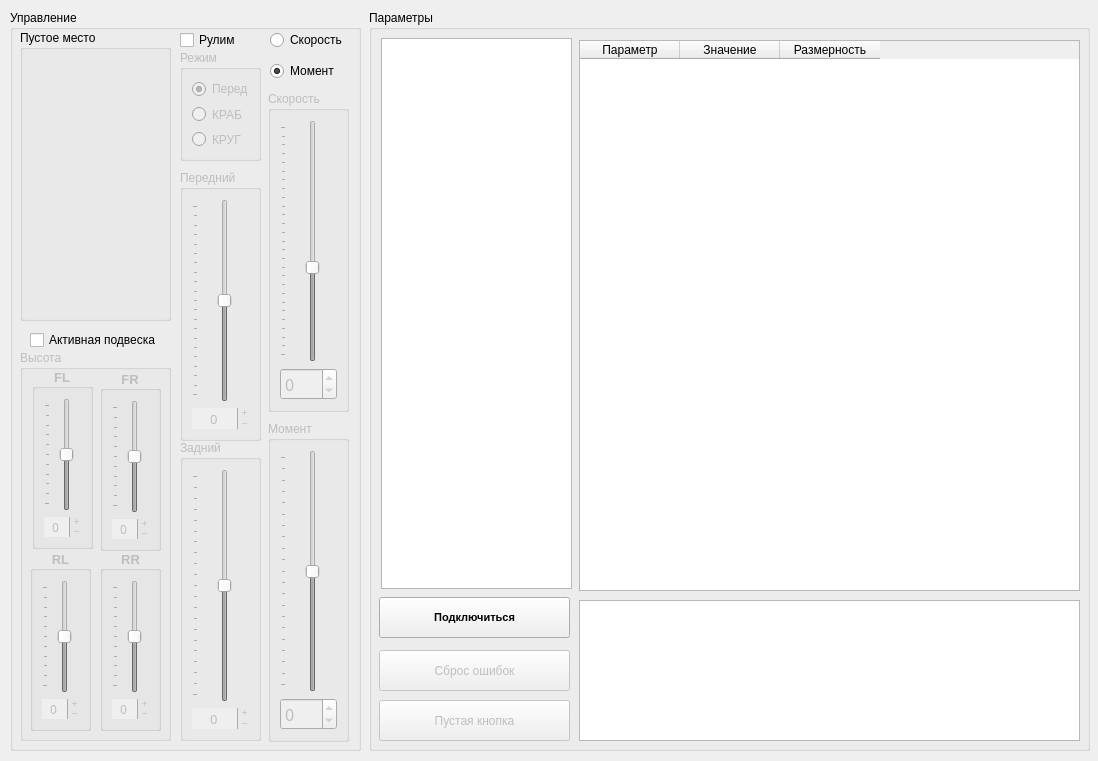
<?xml version="1.0" encoding="UTF-8"?>
<ui version="4.0">
 <class>MainWindow</class>
 <widget class="QMainWindow" name="MainWindow">
  <property name="geometry">
   <rect>
    <x>0</x>
    <y>0</y>
    <width>1098</width>
    <height>761</height>
   </rect>
  </property>
  <property name="sizePolicy">
   <sizepolicy hsizetype="Preferred" vsizetype="Preferred">
    <horstretch>2</horstretch>
    <verstretch>0</verstretch>
   </sizepolicy>
  </property>
  <property name="windowTitle">
   <string>Теневая для диностенда</string>
  </property>
  <property name="documentMode">
   <bool>false</bool>
  </property>
  <property name="dockOptions">
   <set>QMainWindow::AnimatedDocks</set>
  </property>
  <widget class="QWidget" name="centralwidget">
   <widget class="QGroupBox" name="groupBox_3">
    <property name="geometry">
     <rect>
      <x>369</x>
      <y>10</y>
      <width>721</width>
      <height>741</height>
     </rect>
    </property>
    <property name="title">
     <string>Параметры</string>
    </property>
    <widget class="QTextBrowser" name="errors_browser">
     <property name="geometry">
      <rect>
       <x>210</x>
       <y>590</y>
       <width>501</width>
       <height>141</height>
      </rect>
     </property>
    </widget>
    <widget class="QPushButton" name="reset_faults">
     <property name="enabled">
      <bool>false</bool>
     </property>
     <property name="geometry">
      <rect>
       <x>10</x>
       <y>640</y>
       <width>191</width>
       <height>41</height>
      </rect>
     </property>
     <property name="text">
      <string>Сброс ошибок</string>
     </property>
    </widget>
    <widget class="QPushButton" name="connect_btn">
     <property name="geometry">
      <rect>
       <x>10</x>
       <y>587</y>
       <width>191</width>
       <height>41</height>
      </rect>
     </property>
     <property name="sizePolicy">
      <sizepolicy hsizetype="Minimum" vsizetype="Minimum">
       <horstretch>0</horstretch>
       <verstretch>0</verstretch>
      </sizepolicy>
     </property>
     <property name="minimumSize">
      <size>
       <width>0</width>
       <height>0</height>
      </size>
     </property>
     <property name="baseSize">
      <size>
       <width>0</width>
       <height>0</height>
      </size>
     </property>
     <property name="font">
      <font>
       <pointsize>8</pointsize>
       <weight>75</weight>
       <bold>true</bold>
      </font>
     </property>
     <property name="text">
      <string>Подключиться</string>
     </property>
    </widget>
    <widget class="QTableWidget" name="vmu_param_table">
     <property name="geometry">
      <rect>
       <x>210</x>
       <y>30</y>
       <width>501</width>
       <height>551</height>
      </rect>
     </property>
     <column>
      <property name="text">
       <string>Параметр</string>
      </property>
     </column>
     <column>
      <property name="text">
       <string>Значение</string>
      </property>
     </column>
     <column>
      <property name="text">
       <string>Размерность</string>
      </property>
     </column>
    </widget>
    <widget class="QListWidget" name="blocks_list">
     <property name="geometry">
      <rect>
       <x>12</x>
       <y>28</y>
       <width>191</width>
       <height>551</height>
      </rect>
     </property>
    </widget>
    <widget class="QPushButton" name="reset_faults_2">
     <property name="enabled">
      <bool>false</bool>
     </property>
     <property name="geometry">
      <rect>
       <x>10</x>
       <y>690</y>
       <width>191</width>
       <height>41</height>
      </rect>
     </property>
     <property name="text">
      <string>Пустая кнопка</string>
     </property>
    </widget>
   </widget>
   <widget class="QGroupBox" name="command_box">
    <property name="geometry">
     <rect>
      <x>10</x>
      <y>10</y>
      <width>351</width>
      <height>741</height>
     </rect>
    </property>
    <property name="sizePolicy">
     <sizepolicy hsizetype="Preferred" vsizetype="Maximum">
      <horstretch>0</horstretch>
      <verstretch>0</verstretch>
     </sizepolicy>
    </property>
    <property name="minimumSize">
     <size>
      <width>0</width>
      <height>650</height>
     </size>
    </property>
    <property name="title">
     <string>Управление </string>
    </property>
    <widget class="QGroupBox" name="steer_mode_box">
     <property name="enabled">
      <bool>false</bool>
     </property>
     <property name="geometry">
      <rect>
       <x>170</x>
       <y>40</y>
       <width>81</width>
       <height>111</height>
      </rect>
     </property>
     <property name="title">
      <string>Режим</string>
     </property>
     <layout class="QVBoxLayout" name="verticalLayout_3">
      <item>
       <widget class="QRadioButton" name="front_mode_rb">
        <property name="text">
         <string>Перед</string>
        </property>
        <property name="checked">
         <bool>true</bool>
        </property>
       </widget>
      </item>
      <item>
       <widget class="QRadioButton" name="crab_mode_rb">
        <property name="text">
         <string>КРАБ</string>
        </property>
       </widget>
      </item>
      <item>
       <widget class="QRadioButton" name="circle_mode_rb">
        <property name="text">
         <string>КРУГ</string>
        </property>
       </widget>
      </item>
     </layout>
    </widget>
    <widget class="QGroupBox" name="power_box">
     <property name="enabled">
      <bool>false</bool>
     </property>
     <property name="geometry">
      <rect>
       <x>258</x>
       <y>411</y>
       <width>81</width>
       <height>321</height>
      </rect>
     </property>
     <property name="title">
      <string>Момент</string>
     </property>
     <layout class="QVBoxLayout" name="verticalLayout_2" stretch="0,0">
      <item>
       <widget class="QSlider" name="power_slider">
        <property name="enabled">
         <bool>false</bool>
        </property>
        <property name="sizePolicy">
         <sizepolicy hsizetype="Preferred" vsizetype="Expanding">
          <horstretch>0</horstretch>
          <verstretch>0</verstretch>
         </sizepolicy>
        </property>
        <property name="layoutDirection">
         <enum>Qt::LeftToRight</enum>
        </property>
        <property name="minimum">
         <number>-100</number>
        </property>
        <property name="maximum">
         <number>100</number>
        </property>
        <property name="value">
         <number>0</number>
        </property>
        <property name="orientation">
         <enum>Qt::Vertical</enum>
        </property>
        <property name="tickPosition">
         <enum>QSlider::TicksAbove</enum>
        </property>
       </widget>
      </item>
      <item>
       <widget class="QSpinBox" name="power_spinbox">
        <property name="enabled">
         <bool>false</bool>
        </property>
        <property name="font">
         <font>
          <family>Impact</family>
          <pointsize>12</pointsize>
         </font>
        </property>
        <property name="minimum">
         <number>-100</number>
        </property>
        <property name="maximum">
         <number>100</number>
        </property>
       </widget>
      </item>
     </layout>
    </widget>
    <widget class="QGroupBox" name="front_steer_box">
     <property name="enabled">
      <bool>false</bool>
     </property>
     <property name="geometry">
      <rect>
       <x>170</x>
       <y>160</y>
       <width>81</width>
       <height>271</height>
      </rect>
     </property>
     <property name="title">
      <string>Передний</string>
     </property>
     <layout class="QVBoxLayout" name="verticalLayout_4">
      <item>
       <widget class="QSlider" name="front_steer_slider">
        <property name="sizePolicy">
         <sizepolicy hsizetype="Preferred" vsizetype="Expanding">
          <horstretch>0</horstretch>
          <verstretch>0</verstretch>
         </sizepolicy>
        </property>
        <property name="font">
         <font>
          <family>Impact</family>
          <pointsize>10</pointsize>
         </font>
        </property>
        <property name="minimum">
         <number>-1000</number>
        </property>
        <property name="maximum">
         <number>1000</number>
        </property>
        <property name="singleStep">
         <number>10</number>
        </property>
        <property name="pageStep">
         <number>100</number>
        </property>
        <property name="tracking">
         <bool>false</bool>
        </property>
        <property name="orientation">
         <enum>Qt::Vertical</enum>
        </property>
        <property name="tickPosition">
         <enum>QSlider::TicksAbove</enum>
        </property>
       </widget>
      </item>
      <item>
       <widget class="QSpinBox" name="front_steer_spinbox">
        <property name="font">
         <font>
          <family>Impact</family>
          <pointsize>10</pointsize>
         </font>
        </property>
        <property name="frame">
         <bool>false</bool>
        </property>
        <property name="alignment">
         <set>Qt::AlignCenter</set>
        </property>
        <property name="readOnly">
         <bool>false</bool>
        </property>
        <property name="buttonSymbols">
         <enum>QAbstractSpinBox::PlusMinus</enum>
        </property>
        <property name="keyboardTracking">
         <bool>false</bool>
        </property>
        <property name="minimum">
         <number>-1000</number>
        </property>
        <property name="maximum">
         <number>1000</number>
        </property>
        <property name="singleStep">
         <number>10</number>
        </property>
       </widget>
      </item>
     </layout>
    </widget>
    <widget class="QGroupBox" name="rear_steer_box">
     <property name="enabled">
      <bool>false</bool>
     </property>
     <property name="geometry">
      <rect>
       <x>170</x>
       <y>430</y>
       <width>81</width>
       <height>301</height>
      </rect>
     </property>
     <property name="title">
      <string>Задний</string>
     </property>
     <layout class="QVBoxLayout" name="verticalLayout_5">
      <item>
       <widget class="QSlider" name="rear_steer_slider">
        <property name="sizePolicy">
         <sizepolicy hsizetype="Preferred" vsizetype="Expanding">
          <horstretch>0</horstretch>
          <verstretch>0</verstretch>
         </sizepolicy>
        </property>
        <property name="minimum">
         <number>-1000</number>
        </property>
        <property name="maximum">
         <number>1000</number>
        </property>
        <property name="singleStep">
         <number>10</number>
        </property>
        <property name="pageStep">
         <number>100</number>
        </property>
        <property name="sliderPosition">
         <number>0</number>
        </property>
        <property name="orientation">
         <enum>Qt::Vertical</enum>
        </property>
        <property name="tickPosition">
         <enum>QSlider::TicksAbove</enum>
        </property>
       </widget>
      </item>
      <item>
       <widget class="QSpinBox" name="rear_steer_spinbox">
        <property name="font">
         <font>
          <family>Impact</family>
          <pointsize>10</pointsize>
         </font>
        </property>
        <property name="wrapping">
         <bool>false</bool>
        </property>
        <property name="frame">
         <bool>false</bool>
        </property>
        <property name="alignment">
         <set>Qt::AlignCenter</set>
        </property>
        <property name="buttonSymbols">
         <enum>QAbstractSpinBox::PlusMinus</enum>
        </property>
        <property name="minimum">
         <number>-1000</number>
        </property>
        <property name="maximum">
         <number>1000</number>
        </property>
        <property name="singleStep">
         <number>10</number>
        </property>
       </widget>
      </item>
     </layout>
    </widget>
    <widget class="QRadioButton" name="power_rb">
     <property name="geometry">
      <rect>
       <x>260</x>
       <y>51</y>
       <width>72</width>
       <height>20</height>
      </rect>
     </property>
     <property name="text">
      <string>Момент</string>
     </property>
     <property name="checked">
      <bool>true</bool>
     </property>
     <property name="autoExclusive">
      <bool>true</bool>
     </property>
     <attribute name="buttonGroup">
      <string notr="true">buttonGroup</string>
     </attribute>
    </widget>
    <widget class="QGroupBox" name="suspesion_box">
     <property name="enabled">
      <bool>false</bool>
     </property>
     <property name="geometry">
      <rect>
       <x>10</x>
       <y>340</y>
       <width>151</width>
       <height>391</height>
      </rect>
     </property>
     <property name="title">
      <string>Высота</string>
     </property>
     <widget class="QGroupBox" name="fl_sus_box">
      <property name="enabled">
       <bool>false</bool>
      </property>
      <property name="geometry">
       <rect>
        <x>12</x>
        <y>18</y>
        <width>61</width>
        <height>181</height>
       </rect>
      </property>
      <property name="font">
       <font>
        <family>Arial</family>
        <pointsize>10</pointsize>
        <weight>75</weight>
        <bold>true</bold>
       </font>
      </property>
      <property name="title">
       <string>FL</string>
      </property>
      <property name="alignment">
       <set>Qt::AlignCenter</set>
      </property>
      <layout class="QVBoxLayout" name="verticalLayout_7">
       <item>
        <widget class="QSlider" name="fl_sus_slider">
         <property name="sizePolicy">
          <sizepolicy hsizetype="Preferred" vsizetype="Expanding">
           <horstretch>0</horstretch>
           <verstretch>0</verstretch>
          </sizepolicy>
         </property>
         <property name="font">
          <font>
           <family>Impact</family>
           <pointsize>10</pointsize>
          </font>
         </property>
         <property name="minimum">
          <number>-250</number>
         </property>
         <property name="maximum">
          <number>250</number>
         </property>
         <property name="singleStep">
          <number>10</number>
         </property>
         <property name="pageStep">
          <number>50</number>
         </property>
         <property name="tracking">
          <bool>false</bool>
         </property>
         <property name="orientation">
          <enum>Qt::Vertical</enum>
         </property>
         <property name="tickPosition">
          <enum>QSlider::TicksAbove</enum>
         </property>
        </widget>
       </item>
       <item>
        <widget class="QSpinBox" name="fl_sus_spinbox">
         <property name="font">
          <font>
           <family>Impact</family>
           <pointsize>9</pointsize>
           <weight>50</weight>
           <bold>false</bold>
          </font>
         </property>
         <property name="frame">
          <bool>false</bool>
         </property>
         <property name="alignment">
          <set>Qt::AlignCenter</set>
         </property>
         <property name="readOnly">
          <bool>false</bool>
         </property>
         <property name="buttonSymbols">
          <enum>QAbstractSpinBox::PlusMinus</enum>
         </property>
         <property name="keyboardTracking">
          <bool>false</bool>
         </property>
         <property name="minimum">
          <number>-250</number>
         </property>
         <property name="maximum">
          <number>250</number>
         </property>
         <property name="singleStep">
          <number>10</number>
         </property>
        </widget>
       </item>
      </layout>
     </widget>
     <widget class="QGroupBox" name="rl_sus_box">
      <property name="enabled">
       <bool>false</bool>
      </property>
      <property name="geometry">
       <rect>
        <x>10</x>
        <y>200</y>
        <width>61</width>
        <height>181</height>
       </rect>
      </property>
      <property name="font">
       <font>
        <family>Arial</family>
        <pointsize>10</pointsize>
        <weight>75</weight>
        <bold>true</bold>
       </font>
      </property>
      <property name="title">
       <string>RL</string>
      </property>
      <property name="alignment">
       <set>Qt::AlignCenter</set>
      </property>
      <layout class="QVBoxLayout" name="verticalLayout_8">
       <item>
        <widget class="QSlider" name="rl_sus_slider">
         <property name="sizePolicy">
          <sizepolicy hsizetype="Preferred" vsizetype="Expanding">
           <horstretch>0</horstretch>
           <verstretch>0</verstretch>
          </sizepolicy>
         </property>
         <property name="font">
          <font>
           <family>Impact</family>
           <pointsize>10</pointsize>
          </font>
         </property>
         <property name="minimum">
          <number>-250</number>
         </property>
         <property name="maximum">
          <number>250</number>
         </property>
         <property name="singleStep">
          <number>10</number>
         </property>
         <property name="pageStep">
          <number>50</number>
         </property>
         <property name="tracking">
          <bool>false</bool>
         </property>
         <property name="orientation">
          <enum>Qt::Vertical</enum>
         </property>
         <property name="tickPosition">
          <enum>QSlider::TicksAbove</enum>
         </property>
        </widget>
       </item>
       <item>
        <widget class="QSpinBox" name="rl_sus_spinbox">
         <property name="font">
          <font>
           <family>Impact</family>
           <pointsize>9</pointsize>
           <weight>50</weight>
           <bold>false</bold>
          </font>
         </property>
         <property name="frame">
          <bool>false</bool>
         </property>
         <property name="alignment">
          <set>Qt::AlignCenter</set>
         </property>
         <property name="readOnly">
          <bool>false</bool>
         </property>
         <property name="buttonSymbols">
          <enum>QAbstractSpinBox::PlusMinus</enum>
         </property>
         <property name="keyboardTracking">
          <bool>false</bool>
         </property>
         <property name="minimum">
          <number>-250</number>
         </property>
         <property name="maximum">
          <number>250</number>
         </property>
         <property name="singleStep">
          <number>10</number>
         </property>
        </widget>
       </item>
      </layout>
     </widget>
     <widget class="QGroupBox" name="rr_sus_box">
      <property name="enabled">
       <bool>false</bool>
      </property>
      <property name="geometry">
       <rect>
        <x>80</x>
        <y>200</y>
        <width>61</width>
        <height>181</height>
       </rect>
      </property>
      <property name="font">
       <font>
        <family>Arial</family>
        <pointsize>10</pointsize>
        <weight>75</weight>
        <bold>true</bold>
       </font>
      </property>
      <property name="title">
       <string>RR</string>
      </property>
      <property name="alignment">
       <set>Qt::AlignCenter</set>
      </property>
      <layout class="QVBoxLayout" name="verticalLayout_9">
       <item>
        <widget class="QSlider" name="rr_sus_slider">
         <property name="sizePolicy">
          <sizepolicy hsizetype="Preferred" vsizetype="Expanding">
           <horstretch>0</horstretch>
           <verstretch>0</verstretch>
          </sizepolicy>
         </property>
         <property name="font">
          <font>
           <family>Impact</family>
           <pointsize>10</pointsize>
          </font>
         </property>
         <property name="minimum">
          <number>-250</number>
         </property>
         <property name="maximum">
          <number>250</number>
         </property>
         <property name="singleStep">
          <number>10</number>
         </property>
         <property name="pageStep">
          <number>50</number>
         </property>
         <property name="tracking">
          <bool>false</bool>
         </property>
         <property name="orientation">
          <enum>Qt::Vertical</enum>
         </property>
         <property name="tickPosition">
          <enum>QSlider::TicksAbove</enum>
         </property>
        </widget>
       </item>
       <item>
        <widget class="QSpinBox" name="rr_sus_spinbox">
         <property name="font">
          <font>
           <family>Impact</family>
           <pointsize>9</pointsize>
           <weight>50</weight>
           <bold>false</bold>
          </font>
         </property>
         <property name="frame">
          <bool>false</bool>
         </property>
         <property name="alignment">
          <set>Qt::AlignCenter</set>
         </property>
         <property name="readOnly">
          <bool>false</bool>
         </property>
         <property name="buttonSymbols">
          <enum>QAbstractSpinBox::PlusMinus</enum>
         </property>
         <property name="keyboardTracking">
          <bool>false</bool>
         </property>
         <property name="minimum">
          <number>-250</number>
         </property>
         <property name="maximum">
          <number>250</number>
         </property>
         <property name="singleStep">
          <number>10</number>
         </property>
        </widget>
       </item>
      </layout>
     </widget>
     <widget class="QGroupBox" name="fr_sus_box">
      <property name="enabled">
       <bool>false</bool>
      </property>
      <property name="geometry">
       <rect>
        <x>80</x>
        <y>20</y>
        <width>61</width>
        <height>181</height>
       </rect>
      </property>
      <property name="font">
       <font>
        <family>Arial</family>
        <pointsize>10</pointsize>
        <weight>75</weight>
        <bold>true</bold>
       </font>
      </property>
      <property name="title">
       <string>FR</string>
      </property>
      <property name="alignment">
       <set>Qt::AlignCenter</set>
      </property>
      <layout class="QVBoxLayout" name="verticalLayout_11">
       <item>
        <widget class="QSlider" name="fr_sus_slider">
         <property name="sizePolicy">
          <sizepolicy hsizetype="Preferred" vsizetype="Expanding">
           <horstretch>0</horstretch>
           <verstretch>0</verstretch>
          </sizepolicy>
         </property>
         <property name="font">
          <font>
           <family>Impact</family>
           <pointsize>10</pointsize>
          </font>
         </property>
         <property name="minimum">
          <number>-250</number>
         </property>
         <property name="maximum">
          <number>250</number>
         </property>
         <property name="singleStep">
          <number>10</number>
         </property>
         <property name="pageStep">
          <number>50</number>
         </property>
         <property name="tracking">
          <bool>false</bool>
         </property>
         <property name="orientation">
          <enum>Qt::Vertical</enum>
         </property>
         <property name="tickPosition">
          <enum>QSlider::TicksAbove</enum>
         </property>
        </widget>
       </item>
       <item>
        <widget class="QSpinBox" name="fr_sus_spinbox">
         <property name="font">
          <font>
           <family>Impact</family>
           <pointsize>9</pointsize>
           <weight>50</weight>
           <bold>false</bold>
          </font>
         </property>
         <property name="frame">
          <bool>false</bool>
         </property>
         <property name="alignment">
          <set>Qt::AlignCenter</set>
         </property>
         <property name="readOnly">
          <bool>false</bool>
         </property>
         <property name="buttonSymbols">
          <enum>QAbstractSpinBox::PlusMinus</enum>
         </property>
         <property name="keyboardTracking">
          <bool>false</bool>
         </property>
         <property name="minimum">
          <number>-250</number>
         </property>
         <property name="maximum">
          <number>250</number>
         </property>
         <property name="singleStep">
          <number>10</number>
         </property>
        </widget>
       </item>
      </layout>
     </widget>
    </widget>
    <widget class="QGroupBox" name="speed_box">
     <property name="enabled">
      <bool>false</bool>
     </property>
     <property name="geometry">
      <rect>
       <x>258</x>
       <y>81</y>
       <width>81</width>
       <height>321</height>
      </rect>
     </property>
     <property name="title">
      <string>Скорость</string>
     </property>
     <layout class="QVBoxLayout" name="verticalLayout">
      <item>
       <widget class="QSlider" name="speed_slider">
        <property name="enabled">
         <bool>false</bool>
        </property>
        <property name="sizePolicy">
         <sizepolicy hsizetype="Preferred" vsizetype="Expanding">
          <horstretch>0</horstretch>
          <verstretch>0</verstretch>
         </sizepolicy>
        </property>
        <property name="minimum">
         <number>-5000</number>
        </property>
        <property name="maximum">
         <number>8000</number>
        </property>
        <property name="singleStep">
         <number>100</number>
        </property>
        <property name="pageStep">
         <number>500</number>
        </property>
        <property name="orientation">
         <enum>Qt::Vertical</enum>
        </property>
        <property name="tickPosition">
         <enum>QSlider::TicksAbove</enum>
        </property>
       </widget>
      </item>
      <item>
       <widget class="QSpinBox" name="speed_spinbox">
        <property name="enabled">
         <bool>false</bool>
        </property>
        <property name="font">
         <font>
          <family>Impact</family>
          <pointsize>12</pointsize>
         </font>
        </property>
        <property name="minimum">
         <number>-5000</number>
        </property>
        <property name="maximum">
         <number>8000</number>
        </property>
        <property name="singleStep">
         <number>100</number>
        </property>
       </widget>
      </item>
     </layout>
    </widget>
    <widget class="QRadioButton" name="speed_rb">
     <property name="geometry">
      <rect>
       <x>260</x>
       <y>20</y>
       <width>81</width>
       <height>20</height>
      </rect>
     </property>
     <property name="text">
      <string>Скорость</string>
     </property>
     <property name="checked">
      <bool>false</bool>
     </property>
     <property name="autoExclusive">
      <bool>true</bool>
     </property>
     <attribute name="buttonGroup">
      <string notr="true">buttonGroup</string>
     </attribute>
    </widget>
    <widget class="QCheckBox" name="steer_allow_cb">
     <property name="geometry">
      <rect>
       <x>170</x>
       <y>20</y>
       <width>62</width>
       <height>20</height>
      </rect>
     </property>
     <property name="text">
      <string>Рулим</string>
     </property>
    </widget>
    <widget class="QCheckBox" name="suspesion_allow_cb">
     <property name="geometry">
      <rect>
       <x>20</x>
       <y>320</y>
       <width>141</width>
       <height>20</height>
      </rect>
     </property>
     <property name="text">
      <string>Активная подвеска</string>
     </property>
    </widget>
    <widget class="QGroupBox" name="free_box">
     <property name="geometry">
      <rect>
       <x>10</x>
       <y>20</y>
       <width>151</width>
       <height>291</height>
      </rect>
     </property>
     <property name="title">
      <string>Пустое место</string>
     </property>
    </widget>
   </widget>
  </widget>
 </widget>
 <resources/>
 <connections/>
 <buttongroups>
  <buttongroup name="buttonGroup"/>
 </buttongroups>
</ui>
